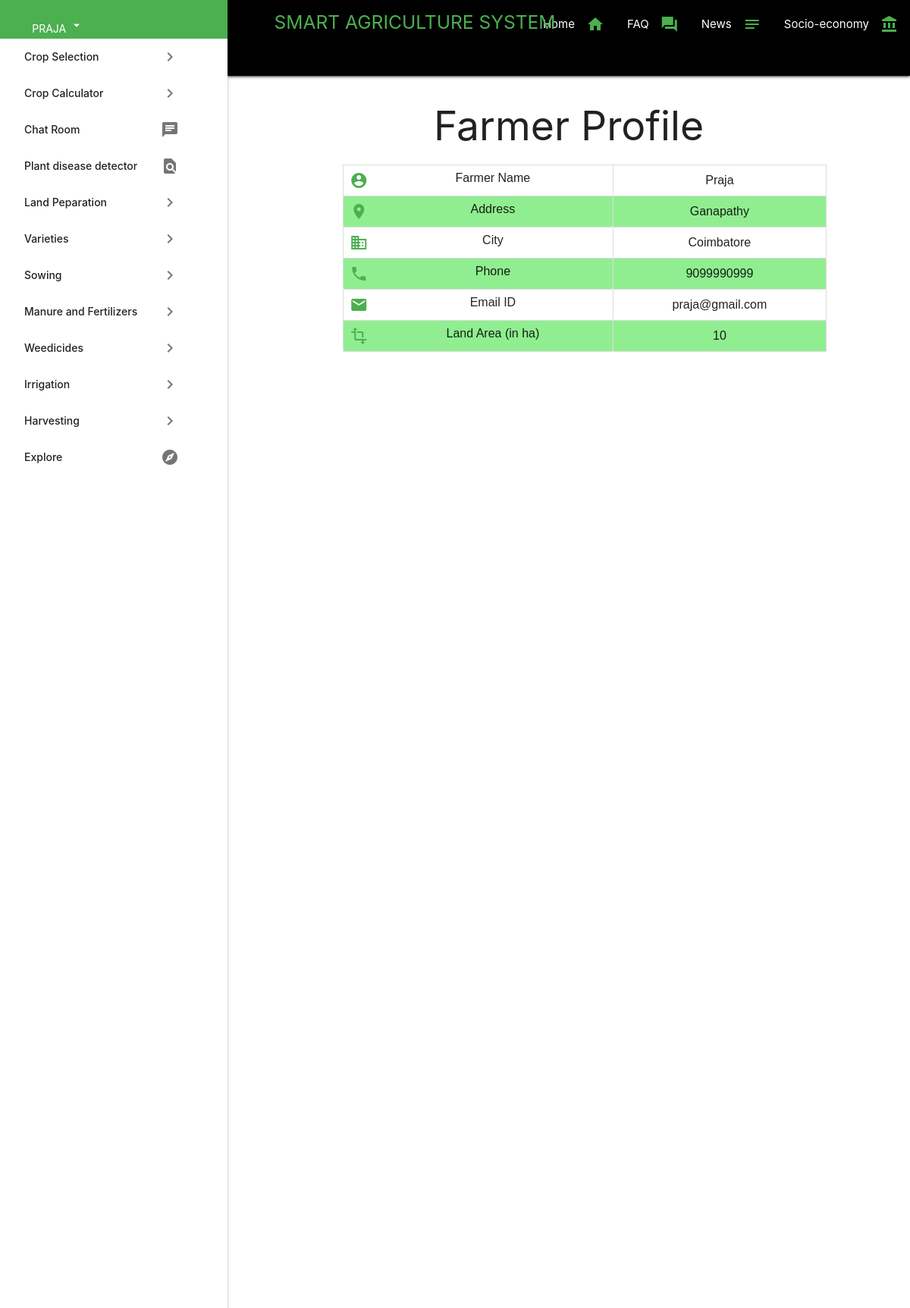
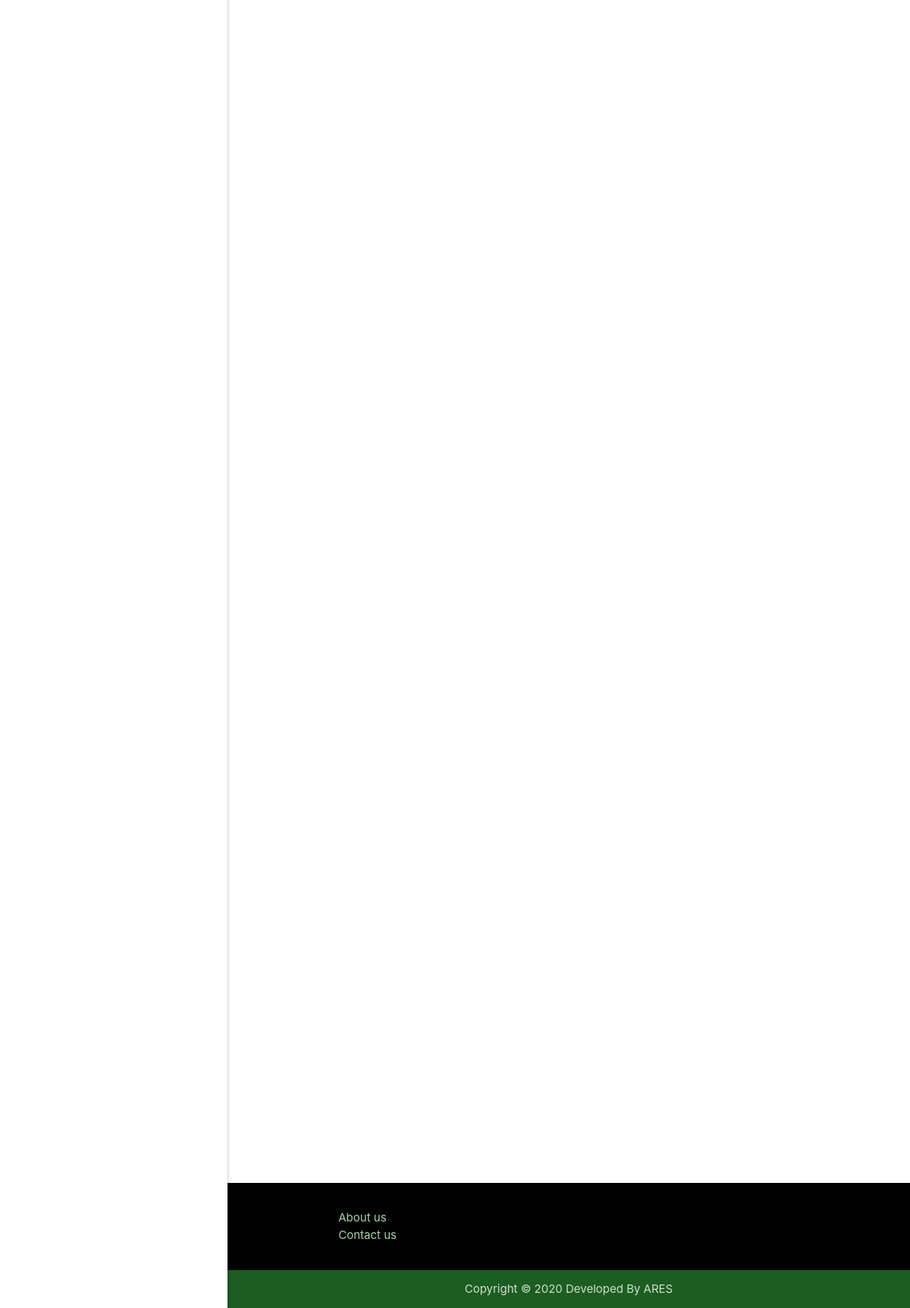
The app's page /Code/profile.php (signed in) with its own data (2 pictures, top to bottom).
### tables this page shows
CREATE TABLE `register` (
  `id` int(11) NOT NULL,
  `farmername` varchar(30) NOT NULL,
  `address` text NOT NULL,
  `city` varchar(30) NOT NULL,
  `phone` bigint(20) NOT NULL,
  `email_id` varchar(50) NOT NULL,
  `password` varchar(25) NOT NULL,
  `area` int(11) DEFAULT NULL,
  `soil` varchar(20) DEFAULT NULL,
  `crop` varchar(20) DEFAULT NULL
);

### Code/fa11.php (called while the page is built, shortened)
<?php
include("dbconnection.php");
if(isset($_SESSION[id]))
{
	$sql = "SELECT * FROM ares.register natural join ares.weather WHERE id='$_SESSION[id]'";
	$qsql = mysqli_query($con,$sql);
	$rsedit = mysqli_fetch_array($qsql);
}
?>

### Code/profile.php (the view, shortened to what this page needs)
<?php
include("fa11.php");
?>
<html lang="en">
<head>
  <link rel="stylesheet" href="https://use.fontawesome.com/releases/v5.0.13/css/all.css">
  <link rel="stylesheet" href="sidenav1.css" >
  <link rel="stylesheet" href="https://cdnjs.cloudflare.com/ajax/libs/materialize/1.0.0-beta/css/materialize.min.css">
</head>
<body>
  <header>
    <div class="nav-extended">
      <nav style="min-height: 100px ">
        <nav class="nav-wrapper black ">
          <a href="#" class="brand-logo green-text"><h5 ><span>SMART AGRICULTURE SYSTEM</span></h5></a>
          <a href="#" data-target="sidenav-1" class="left sidenav-trigger hide-on-medium-and-up">
          <ul class="right hide-on-med-and-down">
            <li><a href="main.php"><i class="material-icons green-text right">home</i><span>Home</span> </a></li>
            <li><a href="faq.php"><i class="material-icons green-text right">forum</i><span>FAQ</span></a></li>
            <li><a href="news.php"><i class="material-icons green-text right">notes</i><span>News</span></a></li>
            <li><a href="soc_eco2.php"><i class="material-icons green-text right">account_balance</i><span>Socio-economy</span></a></li>
          </ul>
        </nav>
      </nav>
    </div>
  </header>
  <ul id="sidenav-1 grey darken" class="sidenav sidenav-fixed">
    <li class="sidenav-header green">
      <div class="row">
          <div class="col s8">
            <a href="#" class="dropdown-trigger btn-flat waves-effect waves-light white-text" data-target="dropdown" data-activates="dropdown">
             <?php echo $rsedit[farmername]; ?> <i class="material-icons">arrow_drop_down</i></a>
        </div>
      </div>
    </li>
<li class="white"><a href="cropselection.php" class="waves-effect waves-blue"><i class="material-icons  right style="margin-right:0;">keyboard_arrow_right</i> Crop Selection</a></li>
<li class="white"><a href="calc1.php" class="waves-effect waves-blue"><i class="material-icons  right style="margin-right:0;">keyboard_arrow_right</i> Crop Calculator</a></li>
<li class="white"><a href="index_chat.php" class="waves-effect waves-blue"><i class="material-icons  right style="margin-right:0;">chat</i> Chat Room</a></li>
<li class="white"><a href="http://127.0.0.1:8000/" class="waves-effect waves-blue"><i class="material-icons  right style="margin-right:0;">find_in_page</i>Plant disease detector</a></li>
	<li class="white"><a href="landprep.php" class="waves-effect waves-blue"><i class="material-icons  right style="margin-right:0;">keyboard_arrow_right</i> Land Peparation</a></li>
    <li class="white"><a href="varieties.php" class="waves-effect waves-blue"><i class="material-icons  right style="margin-right:0;">keyboard_arrow_right</i> Varieties</a></li>
	<li class="white"><a href="sowing.php" class="waves-effect waves-blue"><i class="material-icons  right style="margin-right:0;">keyboard_arrow_right</i> Sowing</a></li>
	<li class="white"><a href="fertilizer.php" class="waves-effect waves-blue"><i class="material-icons  right style="margin-right:0;">keyboard_arrow_right</i> Manure and Fertilizers</a></li>
	<li class="white"><a href="weedicide.php" class="waves-effect waves-blue"><i class="material-icons  right style="margin-right:0;">keyboard_arrow_right</i> Weedicides</a></li>
	<li class="white"><a href="irrigate.php" class="waves-effect waves-blue"><i class="material-icons  right style="margin-right:0;">keyboard_arrow_right</i> Irrigation</a></li>
	<li class="white"><a href="harvest.php" class="waves-effect waves-blue"><i class="material-icons  right style="margin-right:0;">keyboard_arrow_right</i> Harvesting</a></li>
	<li class="white"><a href="exp.php" class="waves-effect waves-blue"><i class="material-icons  right style="margin-right:0;">explore</i> Explore</a></li>
  </ul>
<div id="page-container">
  <div class="content">
      <div id="content-wrap">
        <section >
			  <h2 class="center">Farmer Profile</h2>
                <form method="post" action="fa1.php" name="farmerprofile" >
					<div class="container1">
                      <table class="center">
						    <tbody>
						      <tr>
						        <td><i class="material-icons green-text left">account_circle</i><span><strong>Farmer Name</strong></span></td>
								<td><?php echo $rsedit[farmername]; ?></td>
					          </tr>
						      <tr>
						        <td><i class="material-icons green-text left">location_on</i><span><strong>Address</strong></span> </td>
								<td><?php echo $rsedit[address]; ?></td>
					          </tr>
							  <tr>
						        <td ><i class="material-icons green-text left">domain</i><span><strong>City</strong></span> </td>
								<td><?php echo $rsedit[city]; ?></td>
					          </tr>
						      <tr>
						        <td ><i class="material-icons green-text left">phone</i><span><strong>Phone</strong></span></td>
								<td><?php echo $rsedit[phone]; ?></td>
					          </tr>
						      <tr>
						        <td ><i class="material-icons green-text left">email</i><span><strong>Email ID</strong></span>  </td>
						        <td><?php echo $rsedit[email_id]; ?></td>
					         </tr>
							 <tr>
						        <td ><i class="material-icons green-text left">transform</i><span><strong>Land Area (in ha)</strong></span> </td>
								<td><?php echo $rsedit[area]; ?></td>
					         </tr>
					        </tbody>
						  </table>
                        </div>
                    </form>
				</section>
      </div>
		</div>
<footer id="footer" >
 <footer class="page-footer black ">
  <div class="container">
    <div class="row">
      <div class="col  l6 s12  ">
        <ul >
          <li><a class="green-text text-lighten-3 text-indent:"-5em";" href="aboutus.php">About us</a></li>
          <li><a class="green-text text-lighten-3" href="contactus.php">Contact us</a></li>
        </ul>
      </div>
    </div>
  </div>
  <div class="footer-copyright green darken-4 ">
      <div class="container center">Copyright &copy; 2020 Developed By ARES</div>
    </div>
  </footer>
  </footer>
</div>
  </body>
  </html>

### Code/sidenav1.css (style rules this page uses)
header { min-height: 50px; }
h5 { text-indent:2.5em; }
#page-container { position: relative; min-height: 400vh; }
#content-wrap { padding-bottom: 1rem; }
#footer { position: absolute; bottom: 0; width: 100%; height: 1rem; }
div.content { margin-left: 300px; padding: 1px 16px; height: 100px; }
header { margin-left: 300px; margin-right:0px; }
.page-footer { margin-left:300px; }

### Code/profile.php (style rules this page uses)
div.container1 { width:98%; margin:1%; }
table { font-family: arial, sans-serif; border-collapse: collapse; width: 75%; margin-left:15%; margin-right:15%; }
td, th { border: 1px solid #dddddd; text-align: center; padding: 8px; }
tr:nth-child(even) { background-color: #90ee90; }

### records on screen
register: farmername "PRAJA", farmername "Praja", address "Ganapathy", city "Coimbatore", phone "9099990999", email "praja@gmail.com", area "10"
